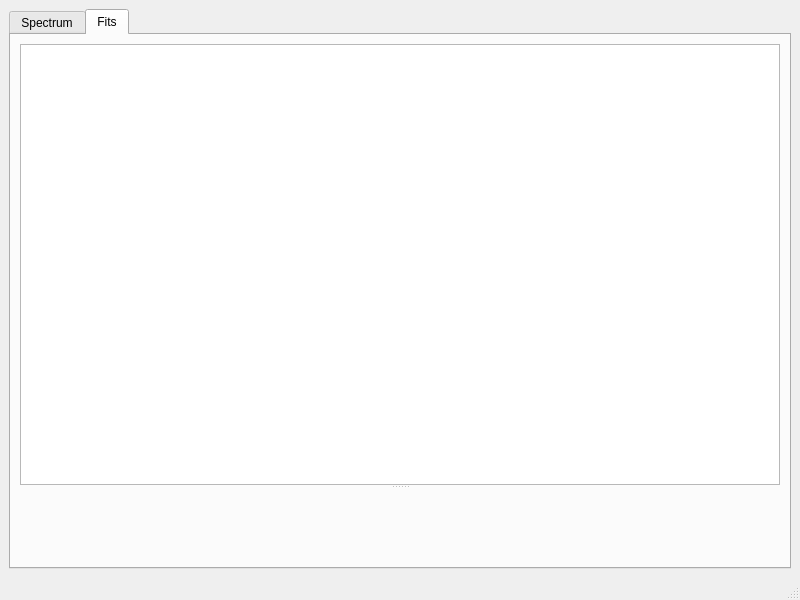
<?xml version="1.0" encoding="UTF-8"?>
<ui version="4.0">
 <class>MainWindow</class>
 <widget class="QMainWindow" name="MainWindow">
  <property name="geometry">
   <rect>
    <x>0</x>
    <y>0</y>
    <width>800</width>
    <height>600</height>
   </rect>
  </property>
  <property name="windowTitle">
   <string>HSG Analysis Tool</string>
  </property>
  <widget class="QWidget" name="centralwidget">
   <layout class="QHBoxLayout" name="horizontalLayout">
    <item>
     <widget class="QTabWidget" name="tabWidget">
      <property name="currentIndex">
       <number>1</number>
      </property>
      <widget class="QWidget" name="tabSpectrum">
       <attribute name="title">
        <string>Spectrum</string>
       </attribute>
       <layout class="QHBoxLayout" name="horizontalLayout_2">
        <item>
         <widget class="QSplitter" name="splitSpectrum">
          <property name="orientation">
           <enum>Qt::Horizontal</enum>
          </property>
          <widget class="ParameterTree" name="ptFile" native="true"/>
          <widget class="PlotWidget" name="gSpectrum"/>
         </widget>
        </item>
       </layout>
      </widget>
      <widget class="QWidget" name="tabFits">
       <attribute name="title">
        <string>Fits</string>
       </attribute>
       <layout class="QHBoxLayout" name="horizontalLayout_3">
        <item>
         <widget class="QSplitter" name="splitFits">
          <property name="orientation">
           <enum>Qt::Vertical</enum>
          </property>
          <widget class="PlotWidget" name="gFits"/>
          <widget class="ParameterTree" name="ptFits" native="true"/>
         </widget>
        </item>
       </layout>
      </widget>
     </widget>
    </item>
   </layout>
  </widget>
  <widget class="QMenuBar" name="menubar">
   <property name="geometry">
    <rect>
     <x>0</x>
     <y>0</y>
     <width>800</width>
     <height>21</height>
    </rect>
   </property>
  </widget>
  <widget class="QStatusBar" name="statusbar"/>
 </widget>
 <customwidgets>
  <customwidget>
   <class>PlotWidget</class>
   <extends>QGraphicsView</extends>
   <header>pyqtgraph</header>
  </customwidget>
  <customwidget>
   <class>ParameterTree</class>
   <extends>QWidget</extends>
   <header>pyqtgraph.parametertree</header>
   <container>1</container>
  </customwidget>
 </customwidgets>
 <resources/>
 <connections/>
</ui>
